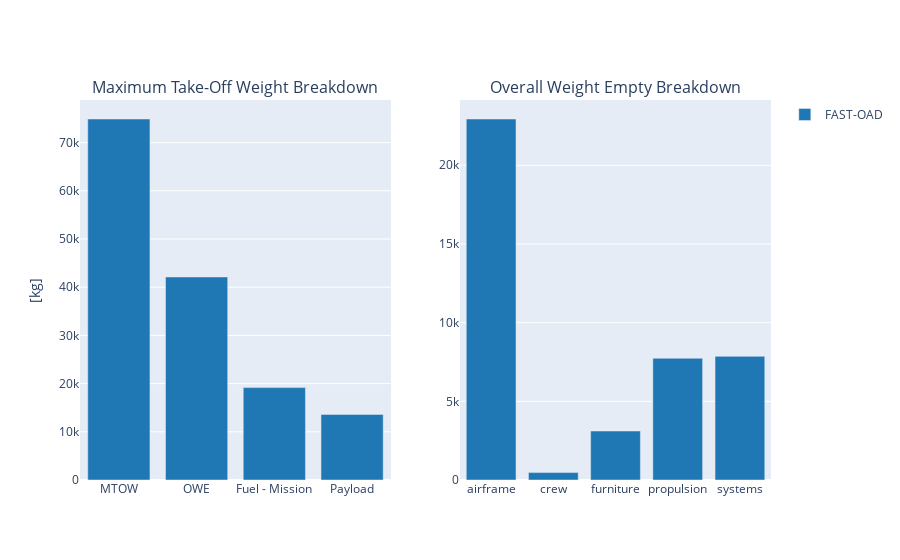

The cell this chart's notebook holds for it:
### Code cell
fig = oad.mass_breakdown_bar_plot(eval_problem.output_file_path, name="FAST-OAD")
fig.show()

### Figure 1 — Plotly figure (JSON) as saved in the notebook; plotly's stock layout.template omitted (floating-point values rounded to 4 significant figures)
{"data": [{"marker": {"color": "rgb(31, 119, 180)"}, "name": "", "showlegend": false, "type": "bar", "x": ["MTOW", "OWE", "Fuel - Mission", "Payload"], "xaxis": "x", "y": [74890.0, 42120.0, 19170.0, 13608], "yaxis": "y"}, {"marker": {"color": "rgb(31, 119, 180)"}, "name": "FAST-OAD", "type": "bar", "x": ["airframe", "crew", "furniture", "propulsion", "systems"], "xaxis": "x2", "y": [22940.0, 470, 3112.0, 7735.0, 7859.0], "yaxis": "y2"}], "layout": {"annotations": [{"font": {"size": 16}, "showarrow": false, "text": "Maximum Take-Off Weight Breakdown", "x": 0.225, "xanchor": "center", "xref": "paper", "y": 1, "yanchor": "bottom", "yref": "paper"}, {"font": {"size": 16}, "showarrow": false, "text": "Overall Weight Empty Breakdown", "x": 0.775, "xanchor": "center", "xref": "paper", "y": 1, "yanchor": "bottom", "yref": "paper"}], "autosize": true, "xaxis": {"anchor": "y", "autorange": true, "domain": [0, 0.45], "range": [-0.5, 3.5], "type": "category"}, "xaxis2": {"anchor": "y2", "autorange": true, "domain": [0.55, 1], "range": [-0.5, 4.5], "type": "category"}, "yaxis": {"anchor": "x", "autorange": true, "domain": [0, 1], "range": [0, 78830.0], "title": {"text": "[kg]"}, "type": "linear"}, "yaxis2": {"anchor": "x2", "autorange": true, "domain": [0, 1], "range": [0, 24150.0], "type": "linear"}}}
